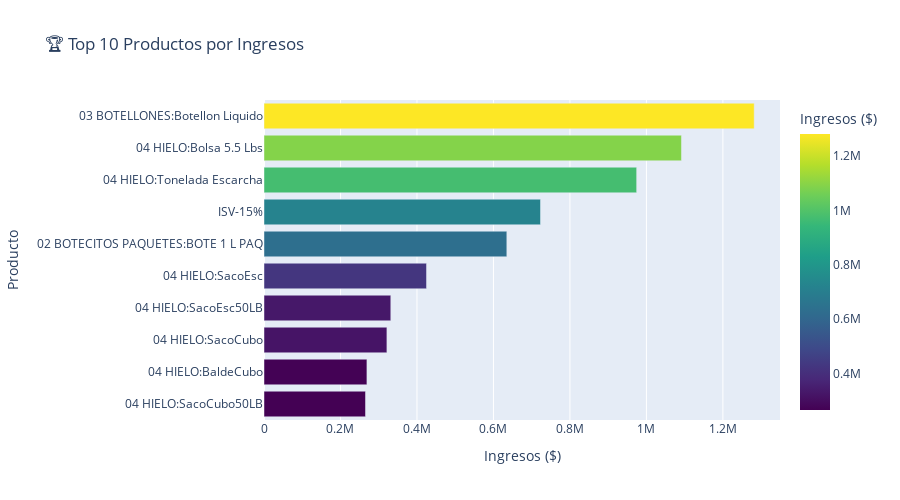
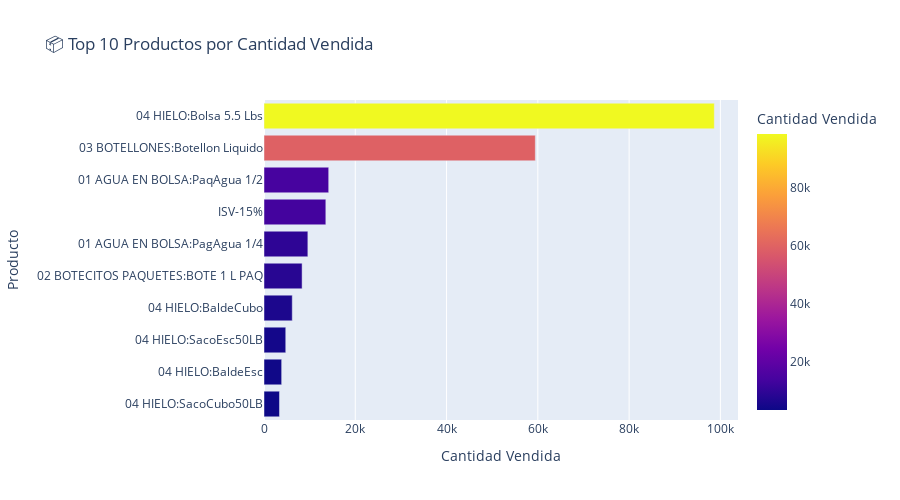
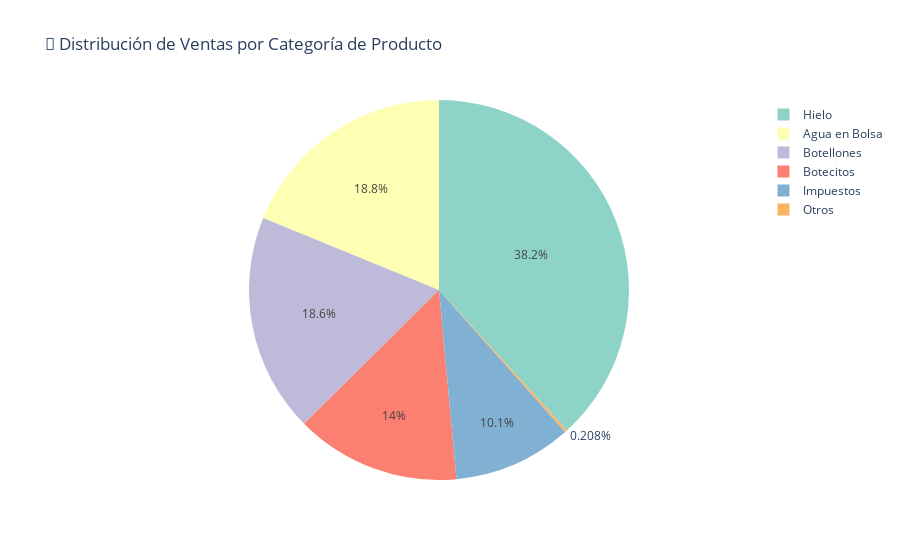
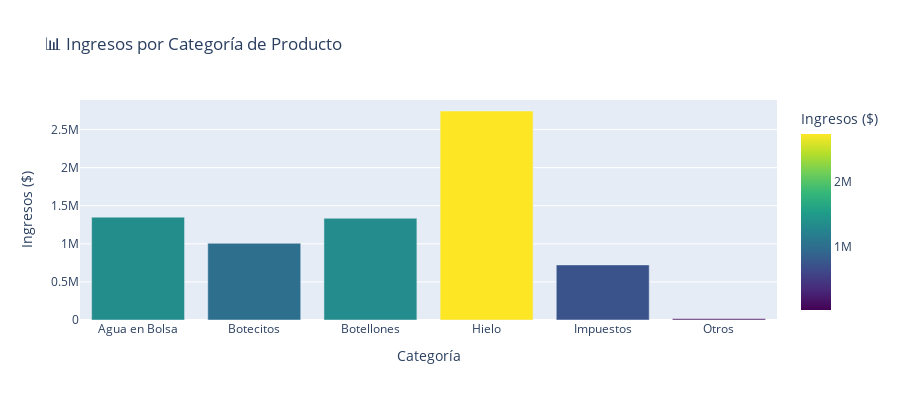

The cell these charts' notebook holds for them, in order:
### Markdown cell above
## 6. Análisis de Productos Top

### Code cell
# Análisis de productos más vendidos
print("🏆 ANÁLISIS DE PRODUCTOS TOP")
print("="*50)

# Top 10 productos por ingresos
top_productos_ingresos = df_clean.groupby('Item').agg({
    'Amount': 'sum',
    'Qty': 'sum'
}).sort_values('Amount', ascending=False).head(10).reset_index()

# Gráfico de barras horizontal para top productos por ingresos
fig_productos_ingresos = px.bar(
    top_productos_ingresos,
    x='Amount',
    y='Item',
    orientation='h',
    title='🏆 Top 10 Productos por Ingresos - Honduras',
    labels={'Amount': 'Ingresos (L)', 'Item': 'Producto'},
    color='Amount',
    color_continuous_scale='viridis'
)
fig_productos_ingresos.update_layout(
    height=500,
    yaxis={'categoryorder': 'total ascending'}
)
fig_productos_ingresos.show()

# Top 10 productos por cantidad vendida
top_productos_cantidad = df_clean.groupby('Item').agg({
    'Qty': 'sum',
    'Amount': 'sum'
}).sort_values('Qty', ascending=False).head(10).reset_index()

fig_productos_cantidad = px.bar(
    top_productos_cantidad,
    x='Qty',
    y='Item',
    orientation='h',
    title='📦 Top 10 Productos por Cantidad Vendida',
    labels={'Qty': 'Cantidad Vendida', 'Item': 'Producto'},
    color='Qty',
    color_continuous_scale='plasma'
)
fig_productos_cantidad.update_layout(
    height=500,
    yaxis={'categoryorder': 'total ascending'}
)
fig_productos_cantidad.show()

# Análisis de categorías de productos
print("\n🏷️ ANÁLISIS POR CATEGORÍAS DE PRODUCTOS:")

# Extraer categorías de productos basándose en palabras clave
def categorizar_producto(item):
    item_lower = str(item).lower()
    if 'agua' in item_lower or 'bolsa' in item_lower:
        return 'Agua en Bolsa'
    elif 'hielo' in item_lower:
        return 'Hielo'
    elif 'botellon' in item_lower:
        return 'Botellones'
    elif 'botecito' in item_lower or 'bote' in item_lower:
        return 'Botecitos'
    elif 'impuesto' in item_lower or 'isv' in item_lower:
        return 'Impuestos'
    else:
        return 'Otros'

df_clean['Categoria'] = df_clean['Item'].apply(categorizar_producto)

# Ventas por categoría
ventas_categoria = df_clean.groupby('Categoria').agg({
    'Amount': 'sum',
    'Qty': 'sum'
}).reset_index()

# Gráfico de pastel para distribución de ventas por categoría
fig_categoria_pie = px.pie(
    ventas_categoria,
    values='Amount',
    names='Categoria',
    title='🥧 Distribución de Ventas por Categoría de Producto',
    color_discrete_sequence=px.colors.qualitative.Set3
)
fig_categoria_pie.show()

# Gráfico de barras comparativo por categoría
fig_categoria_bar = px.bar(
    ventas_categoria,
    x='Categoria',
    y='Amount',
    title='📊 Ingresos por Categoría de Producto - Honduras',
    labels={'Amount': 'Ingresos (L)', 'Categoria': 'Categoría'},
    color='Amount',
    color_continuous_scale='viridis'
)
fig_categoria_bar.update_layout(height=400)
fig_categoria_bar.show()

print("✅ Análisis de productos completado!")

### Figure 1 — Plotly figure (JSON) as saved in the notebook; plotly's stock layout.template omitted (floating-point values rounded to 4 significant figures)
{"data": [{"hovertemplate": "Ingresos ($)=%{marker.color}<br>Producto=%{y}<extra></extra>", "legendgroup": "", "marker": {"color": [1282000.0, 1092000.0, 974500.0, 723100.0, 635000.0, 425000.0, 331600.0, 321400.0, 269100.0, 265400.0], "coloraxis": "coloraxis", "pattern": {"shape": ""}}, "name": "", "orientation": "h", "showlegend": false, "textposition": "auto", "type": "bar", "x": [1282000.0, 1092000.0, 974500.0, 723100.0, 635000.0, 425000.0, 331600.0, 321400.0, 269100.0, 265400.0], "xaxis": "x", "y": ["03 BOTELLONES:Botellon Liquido", "04 HIELO:Bolsa 5.5 Lbs", "04 HIELO:Tonelada Escarcha", "ISV-15%", "02 BOTECITOS PAQUETES:BOTE 1 L PAQ", "04 HIELO:SacoEsc", "04 HIELO:SacoEsc50LB", "04 HIELO:SacoCubo", "04 HIELO:BaldeCubo", "04 HIELO:SacoCubo50LB"], "yaxis": "y"}], "layout": {"barmode": "relative", "coloraxis": {"colorbar": {"title": {"text": "Ingresos ($)"}}, "colorscale": [[0, "#440154"], [0.1111, "#482878"], [0.2222, "#3e4989"], [0.3333, "#31688e"], [0.4444, "#26828e"], [0.5556, "#1f9e89"], [0.6667, "#35b779"], [0.7778, "#6ece58"], [0.8889, "#b5de2b"], [1, "#fde725"]]}, "height": 500, "legend": {"tracegroupgap": 0}, "title": {"text": "🏆 Top 10 Productos por Ingresos"}, "xaxis": {"anchor": "y", "domain": [0, 1], "title": {"text": "Ingresos ($)"}}, "yaxis": {"anchor": "x", "categoryorder": "total ascending", "domain": [0, 1], "title": {"text": "Producto"}}}}

### Figure 2 — Plotly figure (JSON) as saved in the notebook; plotly's stock layout.template omitted (floating-point values rounded to 4 significant figures)
{"data": [{"hovertemplate": "Cantidad Vendida=%{marker.color}<br>Producto=%{y}<extra></extra>", "legendgroup": "", "marker": {"color": [98660.0, 59450.0, 14180.0, 13550.0, 9610.0, 8348.0, 6193.0, 4766.0, 3870.0, 3391.0], "coloraxis": "coloraxis", "pattern": {"shape": ""}}, "name": "", "orientation": "h", "showlegend": false, "textposition": "auto", "type": "bar", "x": [98660.0, 59450.0, 14180.0, 13550.0, 9610.0, 8348.0, 6193.0, 4766.0, 3870.0, 3391.0], "xaxis": "x", "y": ["04 HIELO:Bolsa 5.5 Lbs", "03 BOTELLONES:Botellon Liquido", "01 AGUA EN BOLSA:PaqAgua 1/2", "ISV-15%", "01 AGUA EN BOLSA:PagAgua 1/4", "02 BOTECITOS PAQUETES:BOTE 1 L PAQ", "04 HIELO:BaldeCubo", "04 HIELO:SacoEsc50LB", "04 HIELO:BaldeEsc", "04 HIELO:SacoCubo50LB"], "yaxis": "y"}], "layout": {"barmode": "relative", "coloraxis": {"colorbar": {"title": {"text": "Cantidad Vendida"}}, "colorscale": [[0, "#0d0887"], [0.1111, "#46039f"], [0.2222, "#7201a8"], [0.3333, "#9c179e"], [0.4444, "#bd3786"], [0.5556, "#d8576b"], [0.6667, "#ed7953"], [0.7778, "#fb9f3a"], [0.8889, "#fdca26"], [1, "#f0f921"]]}, "height": 500, "legend": {"tracegroupgap": 0}, "title": {"text": "📦 Top 10 Productos por Cantidad Vendida"}, "xaxis": {"anchor": "y", "domain": [0, 1], "title": {"text": "Cantidad Vendida"}}, "yaxis": {"anchor": "x", "categoryorder": "total ascending", "domain": [0, 1], "title": {"text": "Producto"}}}}

### Figure 3 — Plotly figure (JSON) as saved in the notebook; plotly's stock layout.template omitted (floating-point values rounded to 4 significant figures)
{"data": [{"domain": {"x": [0, 1], "y": [0, 1]}, "hovertemplate": "Categoria=%{label}<br>Amount=%{value}<extra></extra>", "labels": ["Agua en Bolsa", "Botecitos", "Botellones", "Hielo", "Impuestos", "Otros"], "legendgroup": "", "name": "", "showlegend": true, "type": "pie", "values": [1350000.0, 1007000.0, 1335000.0, 2743000.0, 723100.0, 14920.0]}], "layout": {"legend": {"tracegroupgap": 0}, "piecolorway": ["rgb(141,211,199)", "rgb(255,255,179)", "rgb(190,186,218)", "rgb(251,128,114)", "rgb(128,177,211)", "rgb(253,180,98)", "rgb(179,222,105)", "rgb(252,205,229)", "rgb(217,217,217)", "rgb(188,128,189)", "rgb(204,235,197)", "rgb(255,237,111)"], "title": {"text": "🥧 Distribución de Ventas por Categoría de Producto"}}}

### Figure 4 — Plotly figure (JSON) as saved in the notebook; plotly's stock layout.template omitted (floating-point values rounded to 4 significant figures)
{"data": [{"hovertemplate": "Categoría=%{x}<br>Ingresos ($)=%{marker.color}<extra></extra>", "legendgroup": "", "marker": {"color": [1350000.0, 1007000.0, 1335000.0, 2743000.0, 723100.0, 14920.0], "coloraxis": "coloraxis", "pattern": {"shape": ""}}, "name": "", "orientation": "v", "showlegend": false, "textposition": "auto", "type": "bar", "x": ["Agua en Bolsa", "Botecitos", "Botellones", "Hielo", "Impuestos", "Otros"], "xaxis": "x", "y": [1350000.0, 1007000.0, 1335000.0, 2743000.0, 723100.0, 14920.0], "yaxis": "y"}], "layout": {"barmode": "relative", "coloraxis": {"colorbar": {"title": {"text": "Ingresos ($)"}}, "colorscale": [[0, "#440154"], [0.1111, "#482878"], [0.2222, "#3e4989"], [0.3333, "#31688e"], [0.4444, "#26828e"], [0.5556, "#1f9e89"], [0.6667, "#35b779"], [0.7778, "#6ece58"], [0.8889, "#b5de2b"], [1, "#fde725"]]}, "height": 400, "legend": {"tracegroupgap": 0}, "title": {"text": "📊 Ingresos por Categoría de Producto"}, "xaxis": {"anchor": "y", "domain": [0, 1], "title": {"text": "Categoría"}}, "yaxis": {"anchor": "x", "domain": [0, 1], "title": {"text": "Ingresos ($)"}}}}
